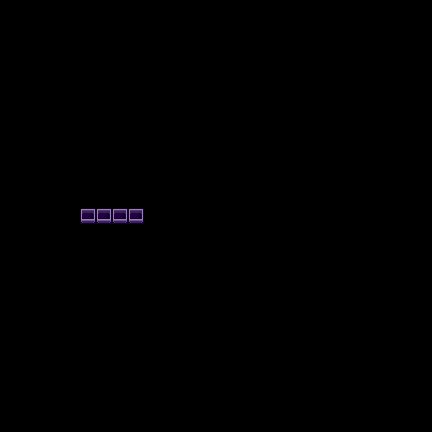

This is a level from a 2D game, rendered from its Tiled map with the project's own tilesets. A one-line summary and the complete map file follow:
An orthogonal 27x27 tile map with 16x16 px tiles, 1 tile layer (Buildings).

<map version="1.10" tiledversion="1.11.2" orientation="orthogonal" renderorder="right-down" compressionlevel="0" width="27" height="27" tilewidth="16" tileheight="16" infinite="0" nextlayerid="13" nextobjectid="164">
 <tileset firstgid="1" name="townInterior" tilewidth="16" tileheight="16" tilecount="2176" columns="32">
  <image source=".townInterior.png" width="512" height="1088" />
 </tileset>
 <layer id="2" name="Buildings" width="27" height="27">
  <data encoding="csv">
0,0,0,0,0,0,0,0,0,0,0,0,0,0,0,0,0,0,0,0,0,0,0,0,0,0,0,
0,0,0,0,0,0,0,0,0,0,0,0,0,0,0,0,0,0,0,0,0,0,0,0,0,0,0,
0,0,0,0,0,0,0,0,0,0,0,0,0,0,0,0,0,0,0,0,0,0,0,0,0,0,0,
0,0,0,0,0,0,0,0,0,0,0,0,0,0,0,0,0,0,0,0,0,0,0,0,0,0,0,
0,0,0,0,0,0,0,0,0,0,0,0,0,0,0,0,0,0,0,0,0,0,0,0,0,0,0,
0,0,0,0,0,0,0,0,0,0,0,0,0,0,0,0,0,0,0,0,0,0,0,0,0,0,0,
0,0,0,0,0,0,0,0,0,0,0,0,0,0,0,0,0,0,0,0,0,0,0,0,0,0,0,
0,0,0,0,0,0,0,0,0,0,0,0,0,0,0,0,0,0,0,0,0,0,0,0,0,0,0,
0,0,0,0,0,0,0,0,0,0,0,0,0,0,0,0,0,0,0,0,0,0,0,0,0,0,0,
0,0,0,0,0,0,0,0,0,0,0,0,0,0,0,0,0,0,0,0,0,0,0,0,0,0,0,
0,0,0,0,0,0,0,0,0,0,0,0,0,0,0,0,0,0,0,0,0,0,0,0,0,0,0,
0,0,0,0,0,0,0,0,0,0,0,0,0,0,0,0,0,0,0,0,0,0,0,0,0,0,0,
0,0,0,0,0,0,0,0,0,0,0,0,0,0,0,0,0,0,0,0,0,0,0,0,0,0,0,
0,0,0,0,0,2135,2135,2135,2135,0,0,0,0,0,0,0,0,0,0,0,0,0,0,0,0,0,0,
0,0,0,0,0,0,0,0,0,0,0,0,0,0,0,0,0,0,0,0,0,0,0,0,0,0,0,
0,0,0,0,0,0,0,0,0,0,0,0,0,0,0,0,0,0,0,0,0,0,0,0,0,0,0,
0,0,0,0,0,0,0,0,0,0,0,0,0,0,0,0,0,0,0,0,0,0,0,0,0,0,0,
0,0,0,0,0,0,0,0,0,0,0,0,0,0,0,0,0,0,0,0,0,0,0,0,0,0,0,
0,0,0,0,0,0,0,0,0,0,0,0,0,0,0,0,0,0,0,0,0,0,0,0,0,0,0,
0,0,0,0,0,0,0,0,0,0,0,0,0,0,0,0,0,0,0,0,0,0,0,0,0,0,0,
0,0,0,0,0,0,0,0,0,0,0,0,0,0,0,0,0,0,0,0,0,0,0,0,0,0,0,
0,0,0,0,0,0,0,0,0,0,0,0,0,0,0,0,0,0,0,0,0,0,0,0,0,0,0,
0,0,0,0,0,0,0,0,0,0,0,0,0,0,0,0,0,0,0,0,0,0,0,0,0,0,0,
0,0,0,0,0,0,0,0,0,0,0,0,0,0,0,0,0,0,0,0,0,0,0,0,0,0,0,
0,0,0,0,0,0,0,0,0,0,0,0,0,0,0,0,0,0,0,0,0,0,0,0,0,0,0,
0,0,0,0,0,0,0,0,0,0,0,0,0,0,0,0,0,0,0,0,0,0,0,0,0,0,0,
0,0,0,0,0,0,0,0,0,0,0,0,0,0,0,0,0,0,0,0,0,0,0,0,0,0,0
</data>
 </layer>
</map>
